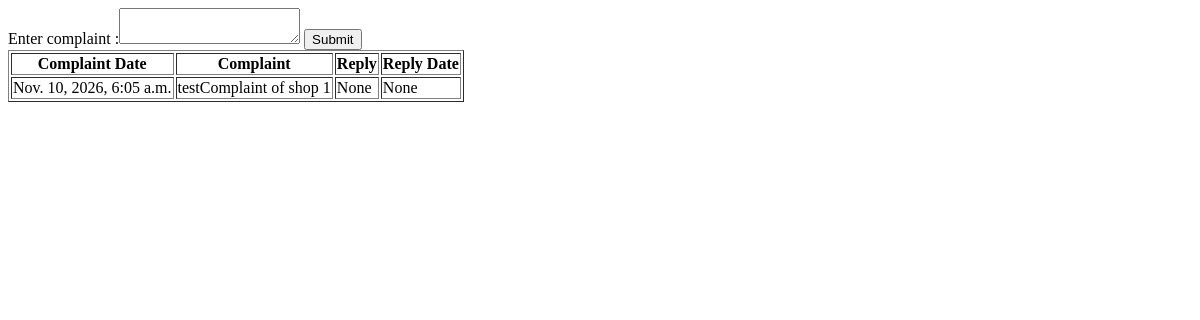
Before: /complaints (signed in) with the older database file.
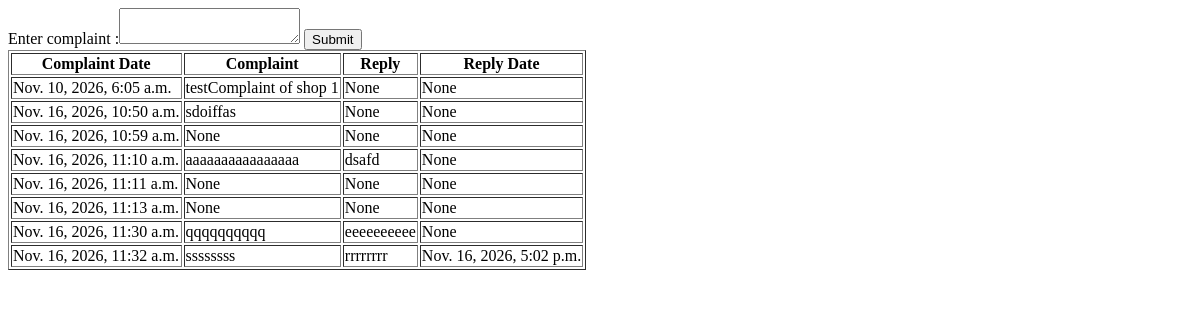
After: the same page with the newer database file.
### RetailIQApp/models.py (models this page shows)
class ComplaintTable(models.Model):
    SHOPID = models.ForeignKey(ShopTable, on_delete=models.CASCADE, null=True, blank=True)
    complaint_date = models.DateTimeField(auto_now_add=True)
    complaint_description = models.CharField(max_length=100, null=True, blank=True)
    reply = models.CharField(max_length=100, null=True, blank=True)
    reply_date = models.DateTimeField(null=True, blank=True)

### RetailIQApp/views.py (the view, shortened to what this page needs)
# urls.py: path('complaints',complaints.as_view(),name="complaints"),
class complaints(View):
    def get(self,request):
        obj = ComplaintTable.objects.filter(SHOPID__LOGINID__id =request.session['loginid'])
        return render(request,'shop/complaintsViewReply.html',{'compData':obj})

### templates/Shop/complaintsViewReply.html (shortened to what this page needs)
<!DOCTYPE html>
<html lang="en">
<head>
</head>
<body>
    <form method="post">
            Enter complaint :<textarea name="complaint_description"></textarea>
            <button type="submit">Submit</button>
    </form>
    <table border="1">
        <tr>
            <th>Complaint Date</th>
            <th>Complaint</th>
            <th>Reply</th>
            <th>Reply Date</th>
        </tr>
        {% for i in compData %}
        <tr>
            <td>{{ i.complaint_date }}</td>
            <td>{{ i.complaint_description }}</td>
            <td>{{ i.reply }}</td>
            <td>{{ i.reply_date }}</td>
        </tr>
        {% endfor %}
    </table>
</body>
</html>

Changed rows visible on the page:
added ComplaintTable: complaint_date "Nov. 16, 2026, 10:50 a.m.", complaint_description "sdoiffas", reply "None", reply_date "None"
added ComplaintTable: complaint_date "Nov. 16, 2026, 10:59 a.m.", complaint_description "None", reply "None", reply_date "None"
added ComplaintTable: complaint_date "Nov. 16, 2026, 11:10 a.m.", complaint_description "aaaaaaaaaaaaaaaa", reply "dsafd", reply_date "None"
added ComplaintTable: complaint_date "Nov. 16, 2026, 11:11 a.m.", complaint_description "None", reply "None", reply_date "None"
added ComplaintTable: complaint_date "Nov. 16, 2026, 11:13 a.m.", complaint_description "None", reply "None", reply_date "None"
added ComplaintTable: complaint_date "Nov. 16, 2026, 11:30 a.m.", complaint_description "qqqqqqqqqq", reply "eeeeeeeeee", reply_date "None"
added ComplaintTable: complaint_date "Nov. 16, 2026, 11:32 a.m.", complaint_description "ssssssss", reply "rrrrrrrr", reply_date "Nov. 16, 2026, 5:02 p.m."
